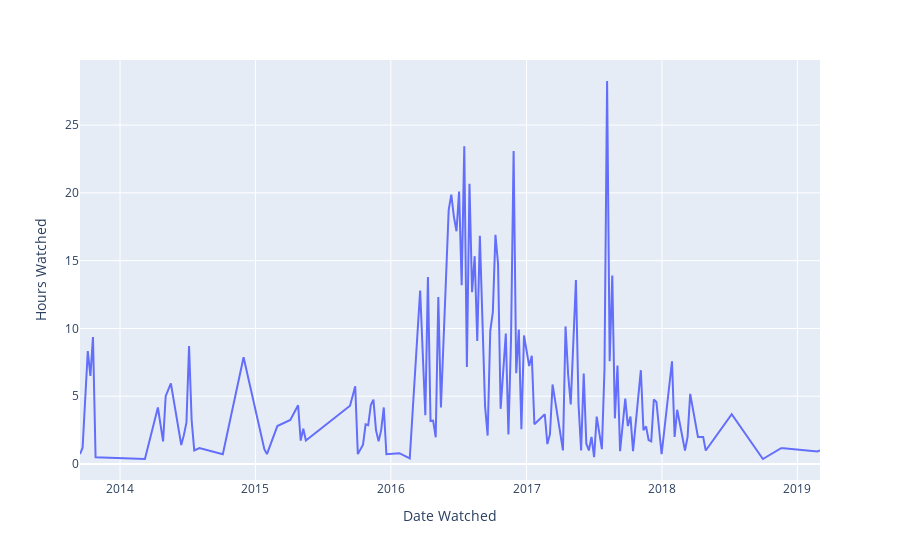

This figure's notebook cell:
### Code cell
px.line(monthly_plt_df, 'Date Watched', 'Hours Watched'
       , hover_name='Most Watched Genre')

### Figure 1 — Plotly figure (JSON) as saved in the notebook; plotly's stock layout.template omitted (floating-point values rounded to 4 significant figures; data arrays with more than 128 entries replaced by an {"elided": "..."} marker saying what was removed)
{"data": [{"hovertemplate": "<b>%{hovertext}</b><br><br>Date Watched=%{x}<br>Hours Watched=%{y}<extra></extra>", "hovertext": {"elided": "139 str values"}, "legendgroup": "", "line": {"color": "#636efa", "dash": "solid"}, "mode": "lines", "name": "", "orientation": "v", "showlegend": false, "type": "scatter", "x": {"elided": "139 str values"}, "xaxis": "x", "y": {"elided": "139 float values"}, "yaxis": "y"}], "layout": {"legend": {"tracegroupgap": 0}, "margin": {"t": 60}, "xaxis": {"anchor": "y", "domain": [0, 1], "title": {"text": "Date Watched"}}, "yaxis": {"anchor": "x", "domain": [0, 1], "title": {"text": "Hours Watched"}}}}
